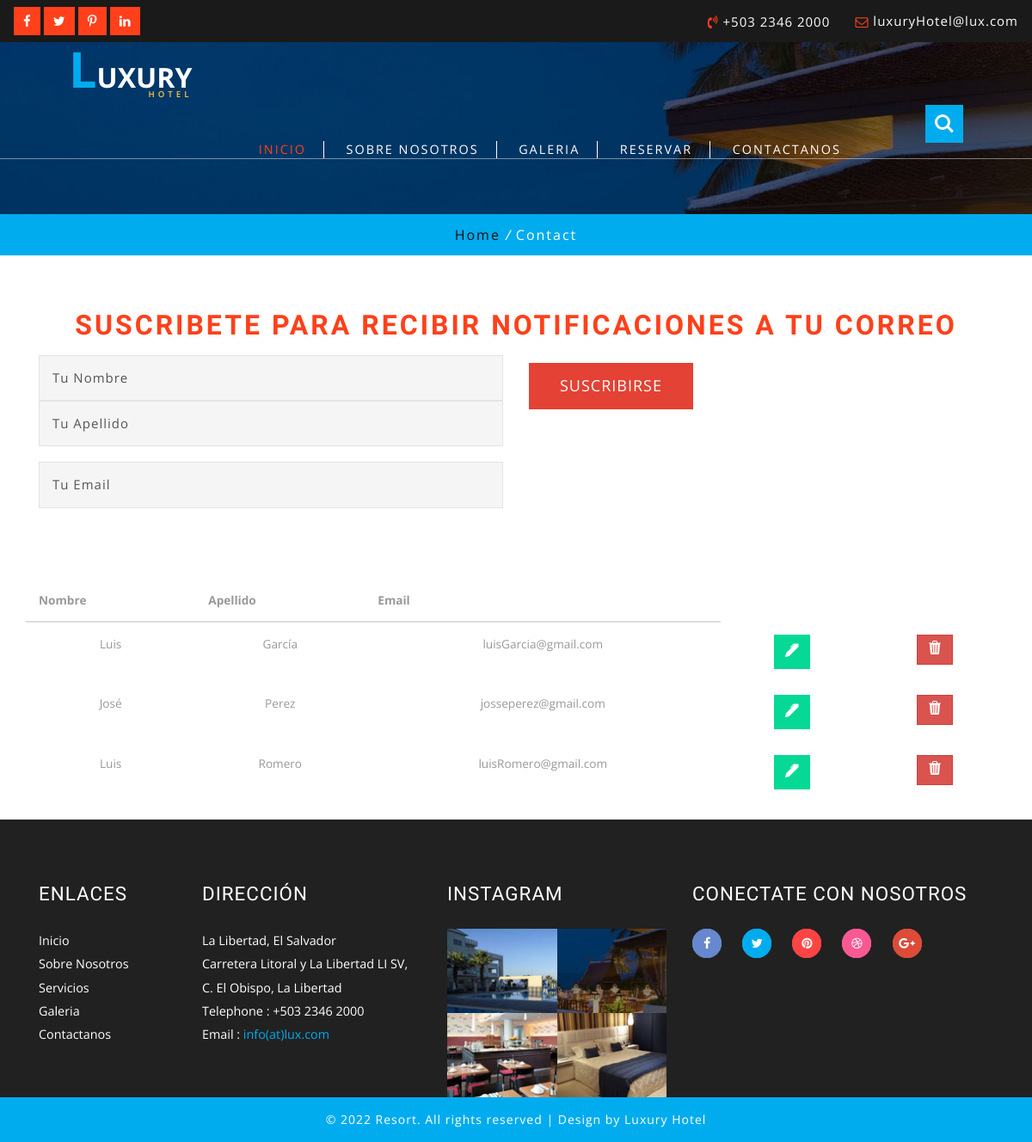
The page /hotel/suscripcion/ on the database its author committed.
### Hotel_app/models.py (models this page shows, shortened)
class tblsuscripciones(models.Model):##
    nombre = models.CharField(max_length=200)
    apellido = models.CharField(max_length=200)
    email = models.EmailField(max_length=254, null= True)

### Hotel_app/views.py (the view)
# urls.py: path('suscripcion/', adminsuscripciones),
def adminsuscripciones(request):
    listasus = tblsuscripciones.objects.all()
    return render(request, 'suscriptorescrud.html', {'suscriptor':listasus})

### Hotel_app/Templates/suscriptorescrud.html (shortened to what this page needs)
{%load static%}
<!DOCTYPE html>
<html>
<head>
<link href="{%static 'lib/web/css/bootstrap.css'%}" rel="stylesheet" type="text/css" media="all" />
<link rel="stylesheet" href="{%static 'lib/web/css/flexslider.css'%}" type="text/css" media="screen" property="" />
<link rel="stylesheet" type="text/css" href="{%static 'lib/web/css/zoomslider.css'%}" />
<link rel="stylesheet" type="text/css" href="{%static 'lib/web/css/style.css'%}" />
<link href="{%static 'lib/web/css/font-awesome.css'%}" rel="stylesheet">
</head>
<body>
  <div class="w3layouts-top-strip">
			<div class="top-srip-agileinfo">
				<div class="w3ls-social-icons text-left">
					<a class="facebook" href="#"><i class="fa fa-facebook"></i></a>
					<a class="twitter" href="#"><i class="fa fa-twitter"></i></a>
					<a class="pinterest" href="#"><i class="fa fa-pinterest-p"></i></a>
					<a class="linkedin" href="#"><i class="fa fa-linkedin"></i></a>
				</div>
				<div class="agileits-contact-info text-right">
					<ul>
						<li><i class="fa fa-volume-control-phone" aria-hidden="true"></i> +503 2346 2000</li>
						<li><i class="fa fa-envelope-o" aria-hidden="true"></i> <a href="mailto:luxuryHotel@lux.com">luxuryHotel@lux.com</a></li>
					</ul>
				</div>
				<div class="clearfix"></div>
			</div>
		</div>
	<div id="demo-1" class="banner-inner">
        {%include 'header.html'%}
		</div>
		 </div>
	<div class="w3_breadcrumb">
	<div class="breadcrumb-inner">
			<ul>
				<li><a href="http://127.0.0.1:8000/hotel/index/">Home</a> <i>/</i></li>
				<li>Contact</li>
			</ul>
		</div>
	</div>
				  <div class="w3_content_agilleinfo_inner">
					    <div class="container">
							<div class="inner-agile-w3l-part-head">
					           <h2 class="w3l-inner-h-title">Suscribete para recibir notificaciones a tu correo</h2>
							</div>
									<div class="w3_mail_grids">
										<form action="/hotel/addsuscriptor/" method="post"> {% csrf_token %}
											<div class="col-md-6 w3_agile_mail_grid">
													<input type="text" name="inputnombre" id="inputnombre" placeholder="Tu Nombre"  required="">
													<input type="text" name="inputapellido" id="inputapellido" placeholder="Tu Apellido" required="">
													<input type="email" name="inputemail" id="inputemail" placeholder="Tu Email" required="">
											</div>
											<div class="col-md-6 w3_agile_mail_grid">
												<input type="submit" value="Suscribirse">
											</div>
											<div class="clearfix"> </div>
										</form>
							</div>
					   </div>
				  </div>
			<div class="container text-center">
				<div class="col-6">
					<table class="table">
						<thead class="thead-dark">
							<tr>
								<th scope="col">Nombre</th>
								<th scope="col">Apellido</th>
								<th scope="col">Email</th>
							</tr>
						</thead>
						<tbody>
							{%for sus in suscriptor%}
							<tr>
								<td>{{sus.nombre}}</td>
								<td>{{sus.apellido}}</td>
								<td>{{sus.email}}</td>
								<td><a href="/hotel/editsuscriptor/{{sus.id}}" class="btn btn-warning">
								</a>
								</td>
								<td><a href= "/hotel/delsuscriptor/{{sus.id}}" class="btn btn-danger">
								</a>
								</td>
							</tr>
							{%endfor%}
						</tbody>
					</table>
				</div>
			</div>
	{%include 'footer.html'%}
</body>
</html>

### rows shown on the page
tblsuscripciones: nombre "Luis", apellido "García", email "luisGarcia@gmail.com"
tblsuscripciones: nombre "José", apellido "Perez", email "josseperez@gmail.com"
tblsuscripciones: nombre "Luis", apellido "Romero", email "luisRomero@gmail.com"
